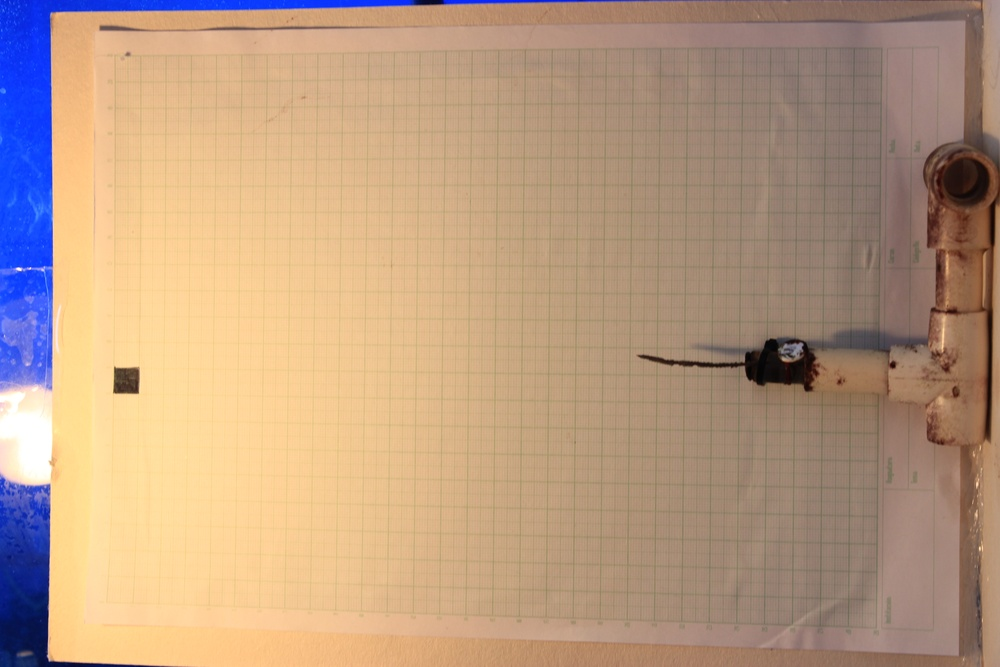
#> input picture Proyecto/Fotos_prueba/Chiquito_S1.JPG, 1000 x 667 px, shrunk from 2592 x 1728 before the run, found by its file name
$ python Coral_Area_Individual_Measurement.py ../../Fotos_prueba ../../Fotos_prueba/Chiquito_S1.JPG
#> lines starting #> are read from the running program, lines starting #| are printed output that depends on the picture; after the words box and inside, x2 and y2 are one past the last pixel; in counts of white or black regions, pixels touching at a corner belong together
# #Coral Area Measurements
# ##First Look
# ###Sergio Daniel Hernandez Charpak
# ###Jose Francisco Molano

import pylab
import numpy as np
import matplotlib.pyplot as plt
import sys

from skimage.morphology import disk
from skimage.filters import threshold_otsu, rank
from skimage.util import img_as_ubyte
from skimage.measure import label
from skimage import measure
from skimage import morphology
from skimage.color import rgb2gray

inputfolder = sys.argv[1]
input_image = sys.argv[2]

# This is a test on one of the images. We will make use of the glob library to analyze all the images

output_name = './measurements_intermediate_steps_'+input_image.strip('.jpg')+'.dat'

fileout = open(output_name, 'w')

image = pylab.imread(inputfolder+input_image)
#> image is the input picture: shape (667, 1000, 3); mean R, G, B 185.1, 155.4, 129.8

fileout.write("%s \n"%(inputfolder+input_image))


# <p>The image is an RGB image. We will transform it on a first basis to simplify the process.</p>
# <p> We follow the example: http://scikit-image.org/docs/stable/auto_examples/color_exposure/plot_adapt_rgb.html#example-color-exposure-plot-adapt-rgb-py </p>

img = rgb2gray(image)
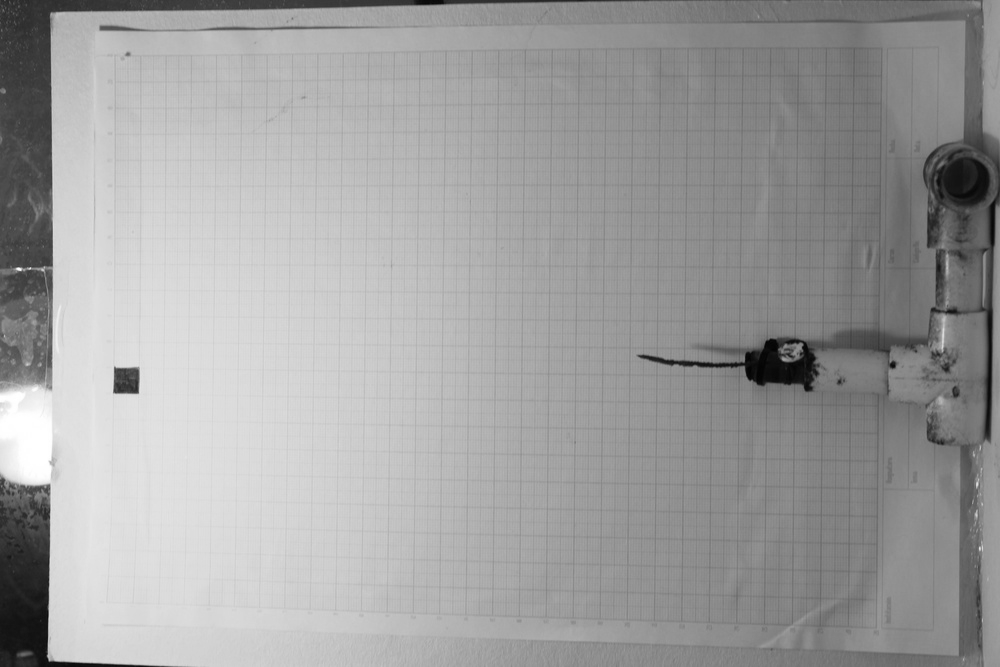
#> img: shape (667, 1000) float64; min 0.00587, max 1, mean 0.627

img_mean = np.mean(img)
#> img_mean = 0.627
img_std = np.std(img)
#> img_std = 0.175
img_max = np.max(img)
#> img_max = 1
img_min = np.min(img)
#> img_min = 0.00587

fileout.write("%f %f %f %f \n"%(img_mean, img_std, img_max, img_min))

threshold = img_min + 2.0 *img_std
#> threshold = 0.355

fileout.write("%f \n"%(threshold))

mask = img < threshold
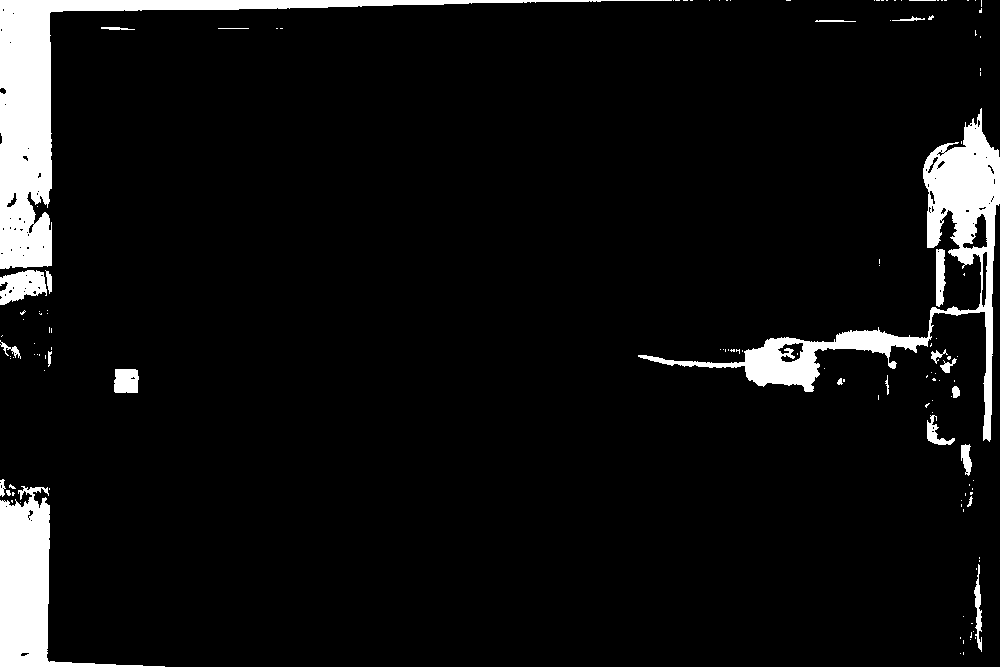
#> mask: shape (667, 1000) bool; 6.6% white; 130 white regions (105 under 20 px), largest, box (x1, y1, x2, y2) and area: (0, 0, 672, 269) 17084, (638, 108, 1000, 442) 13844, (0, 486, 165, 667) 8537
img_thresholded = np.zeros(img.shape)
img_thresholded[mask] = 255

fig, axes = plt.subplots(nrows=3, figsize=(7, 8))
ax0, ax1, ax2 = axes
plt.gray()

ax0.imshow(image)
ax0.set_title('Image RGB')

ax1.imshow(img)
ax1.set_title('Image grey')

ax2.imshow(img_thresholded)
ax2.set_title('Threshold with th = '+ str(threshold))

for ax in axes:
    ax.axis('off')
plt.savefig("imgs_first_look.png",format = 'png')
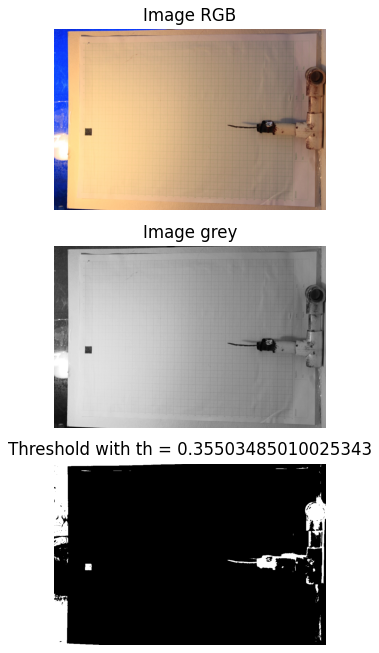
#> figure drawn by matplotlib, 3 panels

fig = plt.figure(figsize = (10,10))
plt.gray()
plt.imshow(img_thresholded)
plt.savefig("img_man_umbr.png",format = 'png')
plt.xlabel("y(pixels)")
plt.ylabel("x(pixels)")

plt.close(fig)

# Le cortamos los bordes a la imagen

n_x, n_y = img_thresholded.shape

fileout.write("%d %d \n"%(n_x, n_y))

cut_prop = 0.02

fileout.write("%f \n"%(cut_prop))

n_x_new = int(n_x - n_x*cut_prop)
n_y_new = int(n_y - n_y*cut_prop)

fileout.write("%d %d \n"%(n_x_new, n_y_new))

img_thresholded_new = np.zeros((n_x_new,n_y_new))

for i in range (n_x_new):
    for j in range(n_y_new):
        img_thresholded_new[i,j] = img_thresholded[int(n_x*cut_prop) + i, int(n_y*cut_prop) +j]

fig = plt.figure(figsize = (10,10))
plt.gray()
plt.imshow(img_thresholded_new)
plt.savefig("img_man_umbr_cut.png",format = 'png')
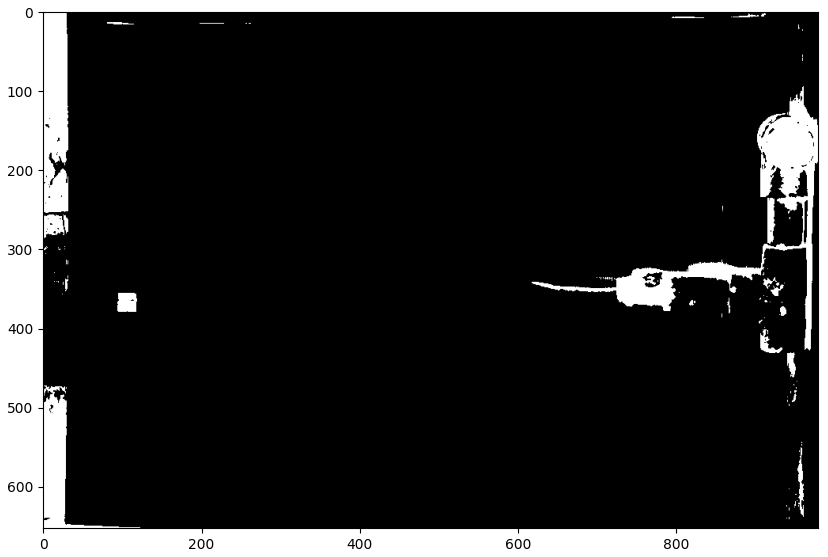
#> figure drawn by matplotlib, 1 panel
plt.xlabel("y(pixels)")
plt.ylabel("x(pixels)")
plt.close(fig)
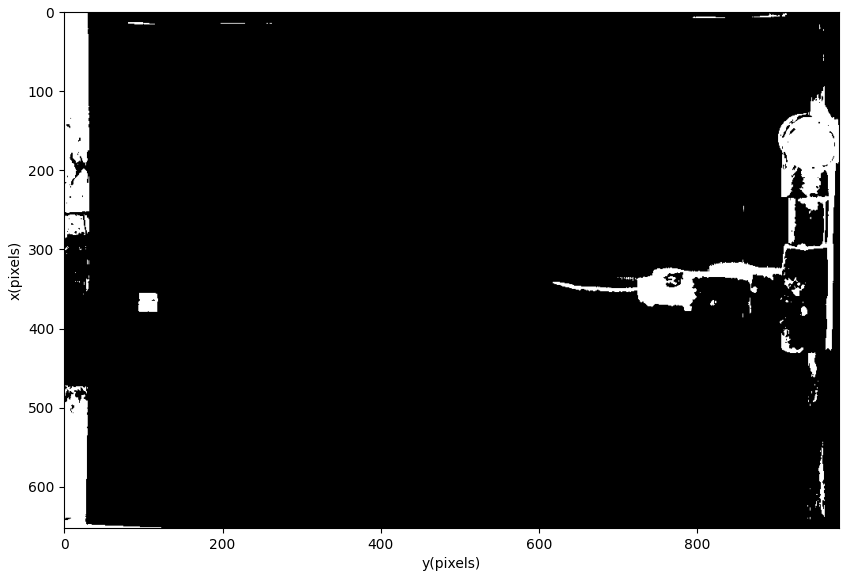
#> figure drawn by matplotlib, 1 panel

# ##Square Area

# Now we get the area of the square

threshold_up = int(n_y_new/4.0)

fileout.write("%d \n"%(threshold_up))

img_thresholded_up = np.zeros((n_x_new,n_y_new))

for i in range (threshold_up):
    for j in range(n_y_new):
        img_thresholded_up[i,j] = img_thresholded_new[i,j]

fig = plt.figure(figsize = (10,10))
plt.gray()
plt.imshow(img_thresholded_up)
plt.savefig("img_man_umbr_cut_up.png",format = 'png')
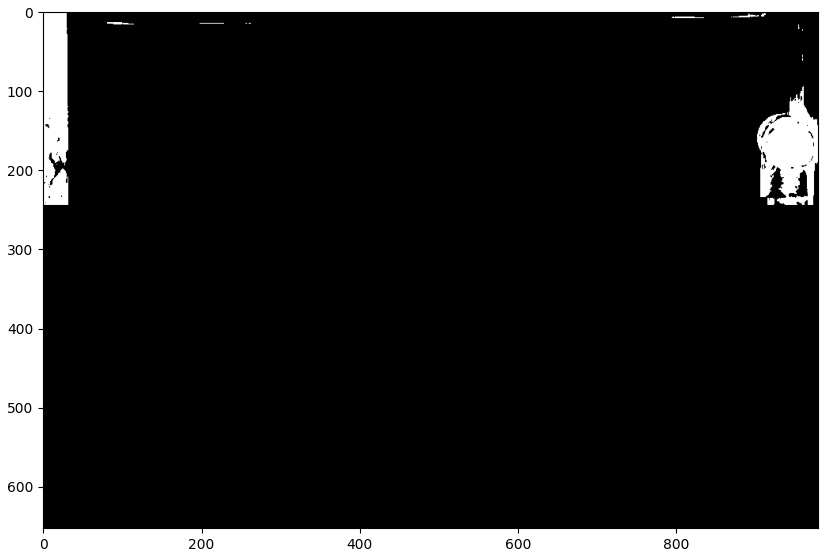
#> figure drawn by matplotlib, 1 panel
plt.xlabel("y(pixels)")
plt.ylabel("x(pixels)")
plt.close(fig)
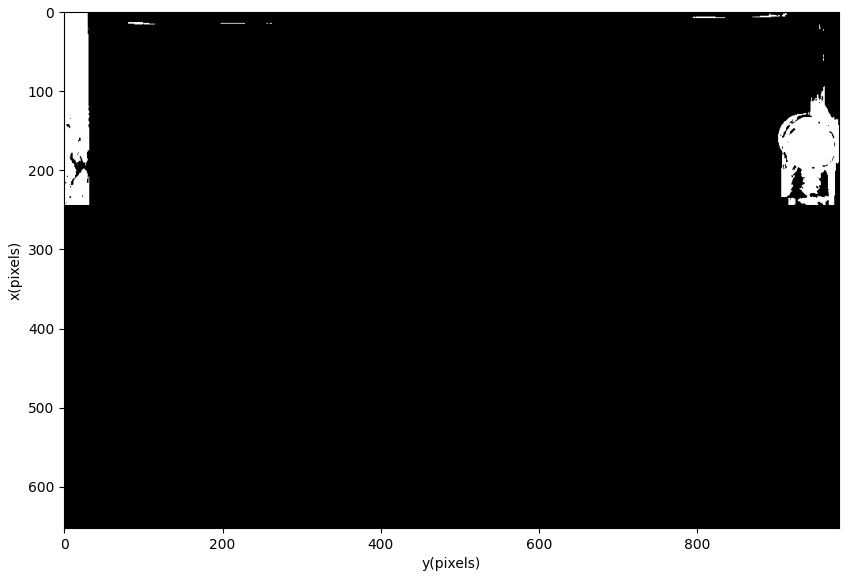
#> figure drawn by matplotlib, 1 panel

etiquetas, num = label(img_thresholded_up, connectivity=1, return_num=True)

hist, bins_edges = np.histogram(etiquetas.ravel())

etiquetas_square = morphology.remove_small_objects(etiquetas,hist[len(hist)-1])
"""
fig = plt.figure(figsize = (10,10))
plt.gray()
plt.imshow(etiquetas)
#plt.savefig("img_man_umbr_cut_up.png",format = 'png')
plt.xlabel("y(pixels)")
plt.ylabel("x(pixels)")
plt.close(fig)
"""
hist, bins_edges = np.histogram(etiquetas_square.ravel())

area_square = hist[len(hist)-1]

fileout.write("%f \n"%(area_square))

# ## Coral Area

# We extract the connected components to get the coral area

etiquetas, num = label(img_thresholded_new, connectivity=1, return_num=True)
"""
fig = plt.figure(figsize = (10,10))
plt.imshow(etiquetas)
#plt.savefig("img_man_umbr_cut.png",format = 'png')
plt.xlabel("y(pixels)")
plt.ylabel("x(pixels)")
plt.close(fig)
"""
# Guardamos solo el objeto más grande luego del fondo

hist, bins = np.histogram(etiquetas)
"""
x_hist = np.zeros(len(hist))
for i in range (len(x_hist)):
    x_hist[i] = (bins[i] + bins[i+1])/2.0
plt.plot(x_hist,np.log10(hist))
plt.ylabel("$Log_{10}$ of # pixels")
plt.xlabel("Component Number")
plt.close(fig)
"""
hist_sorted = np.sort(hist)

threshold_rm_objects = hist_sorted[len(hist_sorted)-2]

fileout.write("%f \n"%(threshold_rm_objects))

c = morphology.remove_small_objects(etiquetas,threshold_rm_objects)
"""
fig = plt.figure(figsize = (10,10))
plt.imshow(c)
plt.savefig("img_coral_holes_cut.png",format = 'png')
plt.xlabel("y(pixels)")
plt.ylabel("x(pixels)")
plt.close(fig)
"""
n_dilation_erosion = 6

fileout.write("%d \n"%(n_dilation_erosion))

d = c
for i in range (n_dilation_erosion):
       d = morphology.dilation(d)
"""
fig = plt.figure(figsize = (10,10))
plt.imshow(d)
#plt.savefig("img_man_umbr_cut.png",format = 'png')
plt.xlabel("y(pixels)")
plt.ylabel("x(pixels)")
plt.close(fig)
"""
for i in range (n_dilation_erosion):
       d = morphology.erosion(d)
"""
fig = plt.figure(figsize = (10,10))
plt.imshow(d)
#plt.savefig("img_man_umbr_cut.png",format = 'png')
plt.xlabel("y(pixels)")
plt.ylabel("x(pixels)")
plt.close(fig)
"""
etiquetas_coral, num = label(d, connectivity=1, return_num=True)

hist, bins = np.histogram(etiquetas_coral.ravel())
"""
x_hist = np.zeros(len(hist))
for i in range (len(x_hist)):
    x_hist[i] = (bins[i] + bins[i+1])/2.0
plt.scatter(x_hist,hist)
plt.ylabel("$Log_{10}$ of # pixels")
plt.close(fig)
"""
area_coral_pixels = (hist[len(hist)-1])


fileout.write("%f \n"%(area_coral_pixels))

area_coral_cm_2 = area_coral_pixels/area_square

fileout.write("%f \n"%(area_coral_cm_2))

fileout.close()

output_name = './area_coral_cm2_'+input_image.strip('.jpg')+'.dat'
fileout = open(output_name, 'w')
fileout.write("%s %f \n"%(input_image, area_coral_cm_2))
fileout.close()

final_image = np.zeros((n_x_new,n_y_new))

for i in range(n_x_new):
	for j in range(n_y_new):
		final_image[i,j] = etiquetas_square[i,j] + etiquetas_coral[i,j]

fig = plt.figure(figsize = (10,10))
plt.gray()
plt.imshow(final_image)
plt.savefig("final_image.png",format = 'png')
plt.xlabel("y(pixels)")
plt.ylabel("x(pixels)")
plt.close(fig)

$ run again, on Proyecto/Fotos_prueba/Coral4_2_S1.JPG
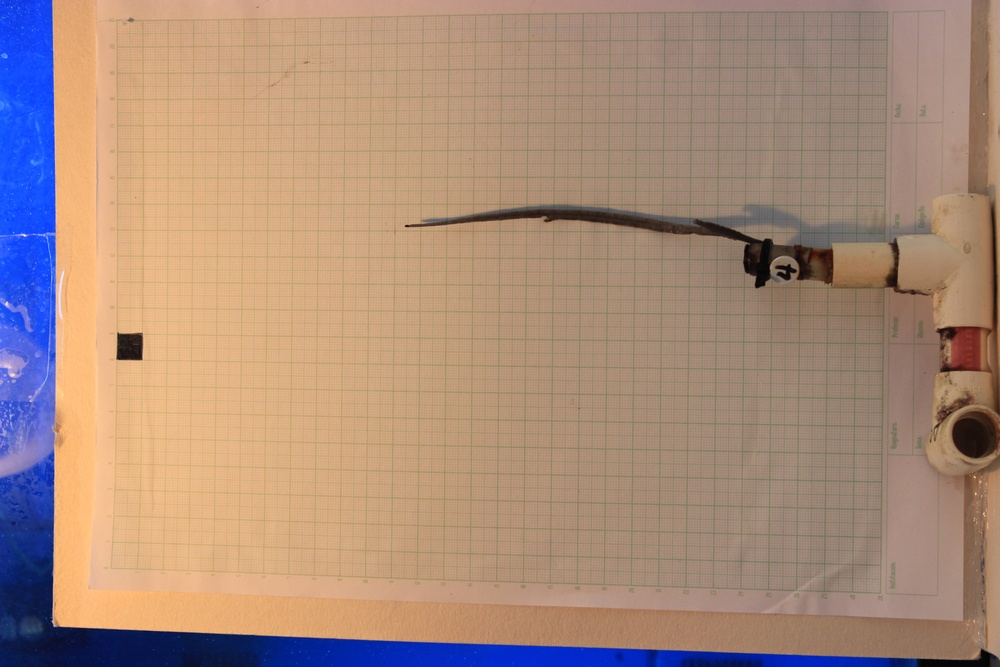
#> input picture Proyecto/Fotos_prueba/Coral4_2_S1.JPG, 1000 x 667 px, shrunk from 2592 x 1728 before the run, found by its file name
#> image is the input picture: shape (667, 1000, 3); mean R, G, B 169.1, 140.4, 123.2
#> `img = rgb2gray(image)`:
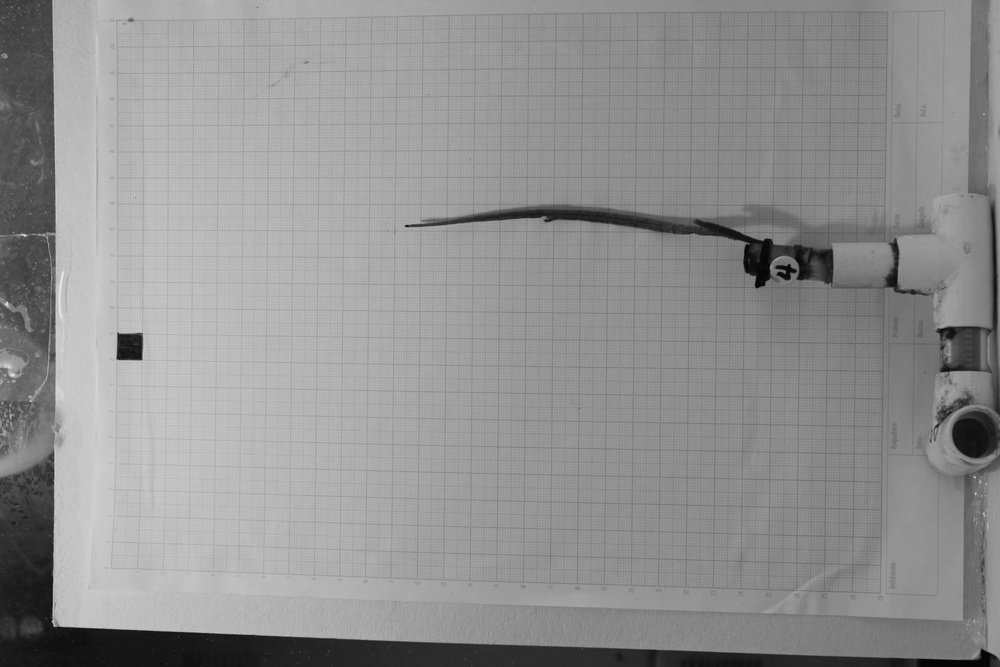
#> img: shape (667, 1000) float64; min 0.00195, max 0.935, mean 0.57
#> img_mean = 0.57
#> img_std = 0.15
#> img_max = 0.935
#> img_min = 0.00195
#> threshold = 0.303
#> mask: shape (667, 1000) bool; 7.5% white; 258 white regions (231 under 20 px), largest, box (x1, y1, x2, y2) and area: (0, 462, 1000, 667) 31079, (405, 208, 833, 288) 5586, (0, 0, 54, 122) 3941
#> `plt.close(fig)`:
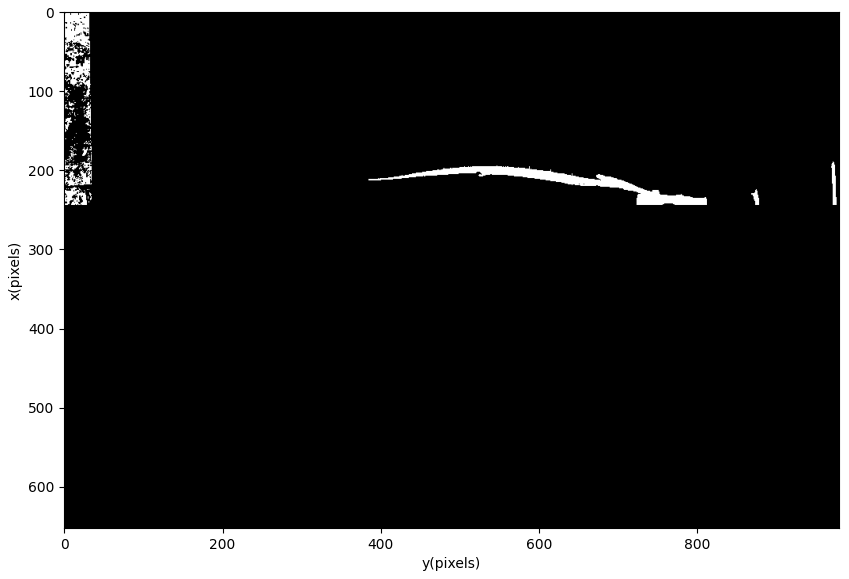
#> figure drawn by matplotlib, 1 panel
